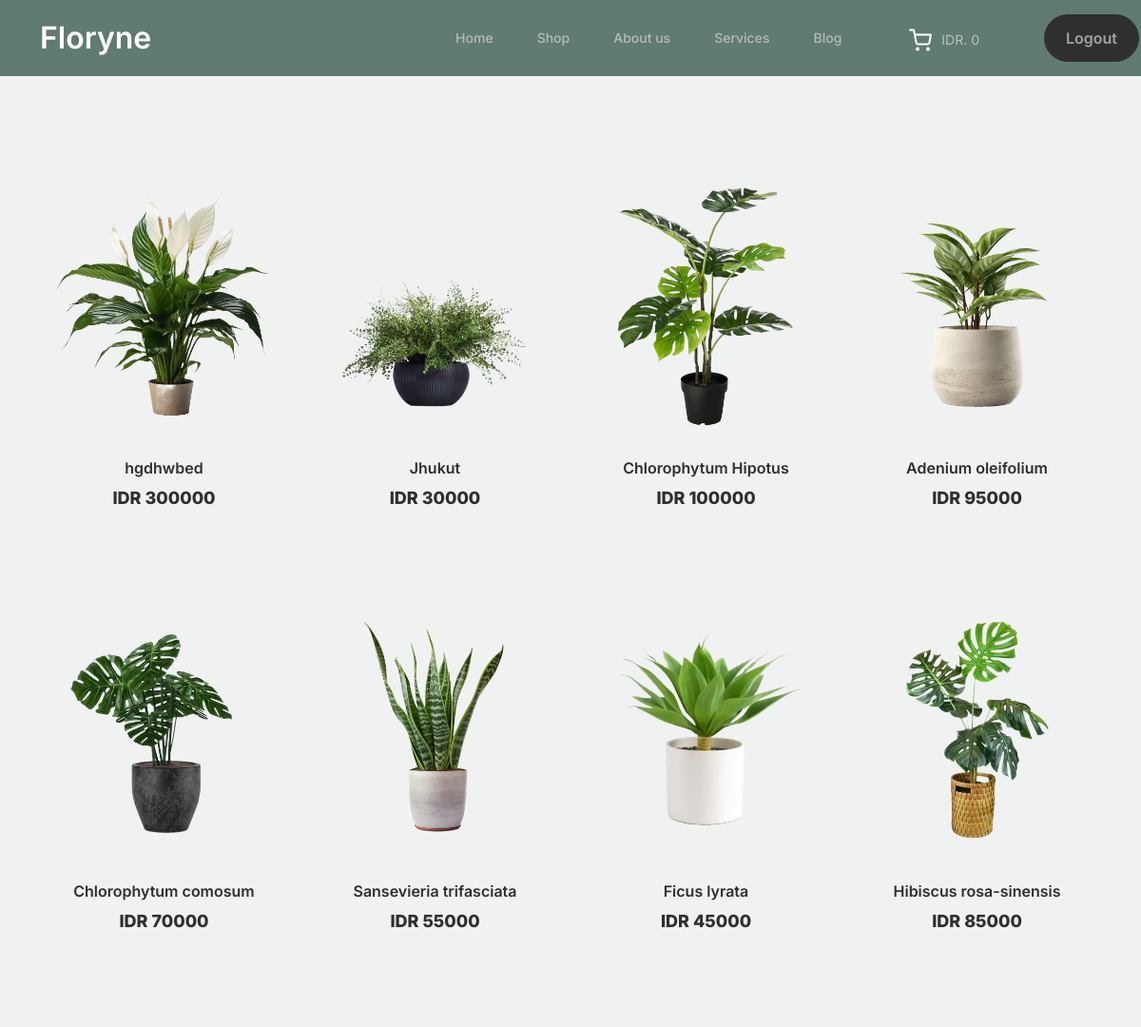
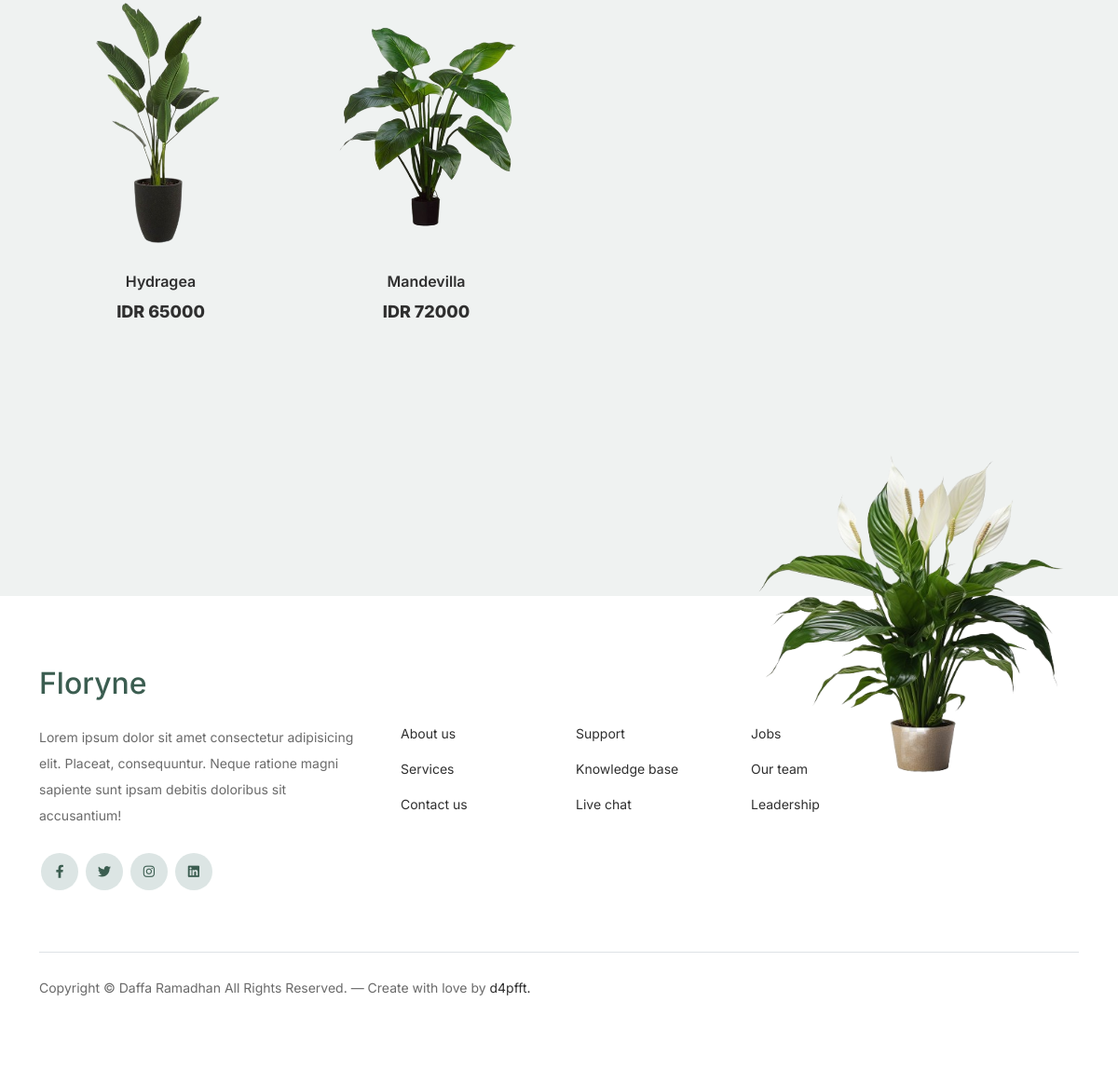
/shop.php (signed in), run on the app's committed database (2 pictures, top to bottom).
### tables this page shows
CREATE TABLE `product` (
  `id` int(11) NOT NULL,
  `name` varchar(255) NOT NULL,
  `price` int(25) NOT NULL,
  `stock` int(25) NOT NULL,
  `itemCode` int(11) NOT NULL,
  `gambar` varchar(255) NOT NULL,
  `description` varchar(1000) NOT NULL
);

### 1systems.php (called while the page is built, shortened)
<?php
class Database
{
    public $host = "localhost", $user = "root", $pass = "", $db = "bigpro";
    public function __construct()
    {
        $this->koneksi = mysqli_connect(
            $this->host,
            $this->user,
            $this->pass,
            $this->db
        );
    }
}
class Product extends Database
{
    public function showAll()
    {
        $product = mysqli_query($this->koneksi, "SELECT * FROM product ORDER BY id DESC");
        return $product;
    }
}
?>

### shop.php (the view, shortened to what this page needs)
<?php
if (! isset($_SESSION['login'])) {
	header("location: welcome.php");
} else {
require_once "1systems.php";
$total = 0;
?>
<!doctype html>
<html lang="en">
<head>
		<link href="css/bootstrap.min.css" rel="stylesheet">
		<link href="https://cdnjs.cloudflare.com/ajax/libs/font-awesome/6.0.0-beta3/css/all.min.css" rel="stylesheet">
		<link href="css/tiny-slider.css" rel="stylesheet">
		<link href="css/style.css" rel="stylesheet">
	</head>
	<body>
		<nav class="custom-navbar navbar navbar navbar-expand-md navbar-dark bg-dark" arial-label="Furni navigation bar" style="height: 80px;">
			<div class="container">
				<a class="navbar-brand" href="index.php">Floryne</a>
				<div class="collapse navbar-collapse" id="navbarsFurni">
					<ul class="custom-navbar-nav navbar-nav ms-auto mb-2 mb-md-0">
						<li class="">
							<a class="nav-link" href="index.php">Home</a>
						</li>
						<li><a class="nav-link" href="index.php#product">Shop</a></li>
						<li class=""><a class="nav-link" href="index.php#about">About us</a></li>
						<li><a class="nav-link" href="index.php#service">Services</a></li>
						<li><a class="nav-link" href="index.php#blog">Blog</a></li>
					</ul>
					<ul class="custom-navbar-cta navbar-nav mb-2 mb-md-0 ms-5" style="margin-top: 10px;">
						<li style="width: fit-content;"><a class="nav-link d-flex" style="gap: 10px;" href="cart.php"><img src="images/cart.svg"><?="IDR. " . $total ?></a></li>
						<li style="width:100px; position:relative; left: 40px; bottom:5px;"><a class="nav-link btn btn-outline-dark" href="logout.php">Logout</a></li>
					</ul>
				</div>
			</div>
		</nav>
		<div class="untree_co-section product-section before-footer-section" id="p">
		    <div class="container">
		      	<div class="row">
				<?php
				$product = new Product;
				foreach ($product->showAll() as $x) { ?>
					<div class="col-12 col-md-4 col-lg-3 mb-5">
						<a class="product-item" href="addCart.php?id=<?= $x['id'] ?>">
							<img src="asset/<?= $x['gambar'] ?>" class="img-fluid product-thumbnail">
							<h3 class="product-title"><?= $x['name'] ?></h3>
							<strong class="product-price">IDR <?= $x['price'] ?></strong>
						</a>
					</div>
			<?php	} ?>
		      	</div>
		    </div>
		</div>
		<footer class="footer-section">
			<div class="container relative">
				<div class="sofa-img">
					<img src="images/f9.png" alt="Image" class="img-fluid">
				</div>
				<div class="row g-5 mb-5">
					<div class="col-lg-4">
						<div class="mb-4 footer-logo-wrap"><a href="#" class="footer-logo">Floryne</a></div>
						<p class="mb-4">Lorem ipsum dolor sit amet consectetur adipisicing elit. Placeat, consequuntur. Neque ratione magni sapiente sunt ipsam debitis doloribus sit accusantium!</p>
						<ul class="list-unstyled custom-social">
							<li><a href="#"><span class="fa fa-brands fa-facebook-f"></span></a></li>
							<li><a href="#"><span class="fa fa-brands fa-twitter"></span></a></li>
							<li><a href="#"><span class="fa fa-brands fa-instagram"></span></a></li>
							<li><a href="#"><span class="fa fa-brands fa-linkedin"></span></a></li>
						</ul>
					</div>
					<div class="col-lg-8">
						<div class="row links-wrap">
							<div class="col-6 col-sm-6 col-md-3">
								<ul class="list-unstyled">
									<li><a href="about.php">About us</a></li>
									<li><a href="services.php">Services</a></li>
									<li><a href="contact.php">Contact us</a></li>
								</ul>
							</div>
							<div class="col-6 col-sm-6 col-md-3">
								<ul class="list-unstyled">
									<li><a href="contact.php">Support</a></li>
									<li><a href="shop.php">Knowledge base</a></li>
									<li><a href="services.php">Live chat</a></li>
								</ul>
							</div>
							<div class="col-6 col-sm-6 col-md-3">
								<ul class="list-unstyled">
									<li><a href="#">Jobs</a></li>
									<li><a href="#">Our team</a></li>
									<li><a href="#">Leadership</a></li>
								</ul>
							</div>
						</div>
					</div>
				</div>
				<div class="border-top copyright">
					<div class="row pt-4">
						<div class="col-lg-6">
							<p class="mb-2 text-center text-lg-start">Copyright &copy; Daffa Ramadhan  All Rights Reserved. &mdash; Create with love by <a href="">d4pfft.</a></p>
						</div>
					</div>
				</div>
			</div>
		</footer>
	</body>
</html>
<?php
}?>

### css/style.css (style rules this page uses)
body { overflow-x: hidden; position: relative; }
body { font-family: "Inter", sans-serif; font-weight: 400; line-height: 28px; color: #6a6a6a; font-size: 14px; background-color: #eff2f1; }
a { text-decoration: none; -webkit-transition: 0.3s all ease; -o-transition: 0.3s all ease; transition: 0.3s all ease; color: #2f2f2f; text-decoration: underline; }
.custom-navbar { background: #3b5d50cb !important; padding-top: 20px; padding-bottom: 20px; }
.custom-navbar .navbar-brand { font-size: 32px; font-weight: 600; }
@media (min-width: 992px) { .custom-navbar .custom-navbar-nav li { margin-left: 15px; margin-right: 15px; } }
.custom-navbar .custom-navbar-nav li a { font-weight: 500; color: #ffffff !important; opacity: 0.5; -webkit-transition: 0.3s all ease; -o-transition: 0.3s all ease; transition: 0.3s all ease; position: relative; }
@media (min-width: 768px) { .custom-navbar .custom-navbar-nav li a:before { content: ""; position: absolute; bottom: 0; left: 8px; right: 8px; background: #f9bf29; height: 5px; opacity: 1; visibility: visible; width: 0; -webkit-transition: 0.15s all ease-out; -o-transition: 0.15s all ease-out; transition: 0.15s all ease-out; } }
.custom-navbar .custom-navbar-cta { margin-left: 0 !important; -webkit-box-orient: horizontal; -webkit-box-direction: normal; -ms-flex-direction: row; flex-direction: row; }
@media (min-width: 768px) { .custom-navbar .custom-navbar-cta { margin-left: 40px !important; } }
.custom-navbar .custom-navbar-cta li { margin-left: 0px; margin-right: 0px; }
.custom-navbar .custom-navbar-cta li:first-child { margin-right: 20px; }
.btn { font-weight: 600; padding: 12px 30px; border-radius: 30px; color: #ffffff; background: #2f2f2f; border-color: #2f2f2f; }
.product-section { padding: 7rem 0; }
.product-section .product-item { text-align: center; text-decoration: none; display: block; position: relative; padding-bottom: 50px; cursor: pointer; }
.product-section .product-item .product-thumbnail { margin-bottom: 30px; position: relative; top: 0; -webkit-transition: 0.3s all ease; -o-transition: 0.3s all ease; transition: 0.3s all ease; }
.product-section .product-item h3 { font-weight: 600; font-size: 16px; }
.product-section .product-item strong { font-weight: 800 !important; font-size: 18px !important; }
.product-section .product-item h3, .product-section .product-item strong { color: #2f2f2f; text-decoration: none; }
.product-section .product-item:before { bottom: 0; left: 0; right: 0; position: absolute; content: ""; background: #dce5e4; height: 0%; z-index: -1; border-radius: 10px; -webkit-transition: 0.3s all ease; -o-transition: 0.3s all ease; transition: 0.3s all ease; }
.before-footer-section { padding: 7rem 0 12rem 0 !important; }
.footer-section { padding: 80px 0; background: #ffffff; }
.footer-section .relative { position: relative; }
.footer-section a { text-decoration: none; color: #2f2f2f; -webkit-transition: 0.3s all ease; -o-transition: 0.3s all ease; transition: 0.3s all ease; }
.footer-section .sofa-img { position: absolute; top: -200px; z-index: 1; right: 0; }
.footer-section .sofa-img img { max-width: 380px; }
.footer-section .links-wrap { margin-top: 0px; }
@media (min-width: 992px) { .footer-section .links-wrap { margin-top: 54px; } }
.footer-section .links-wrap ul li { margin-bottom: 10px; }
.footer-section .footer-logo-wrap .footer-logo { font-size: 32px; font-weight: 500; text-decoration: none; color: #3b5d50; }
.footer-section .custom-social li { margin: 2px; display: inline-block; }
.footer-section .custom-social li a { width: 40px; height: 40px; text-align: center; line-height: 40px; display: inline-block; background: #dce5e4; color: #3b5d50; border-radius: 50%; }
.footer-section .border-top { border-color: #dce5e4; }
.footer-section .border-top.copyright { font-size: 14px !important; }
.untree_co-section { padding: 7rem 0; }

### data on the page
product: gambar (picture), name "hgdhwbed", price "300000"
product: gambar (picture), name "Jhukut", price "30000"
product: gambar (picture), name "Chlorophytum Hipotus", price "100000"
product: gambar (picture), name "Adenium oleifolium", price "95000"
product: gambar (picture), name "Chlorophytum comosum", price "70000"
product: gambar (picture), name "Sansevieria trifasciata", price "55000"
product: gambar (picture), name "Ficus lyrata", price "45000"
product: gambar (picture), name "Hibiscus rosa-sinensis", price "85000"
product: gambar (picture), name "Hydragea", price "65000"
product: gambar (picture), name "Mandevilla", price "72000"

### other printed values
$total "0"
